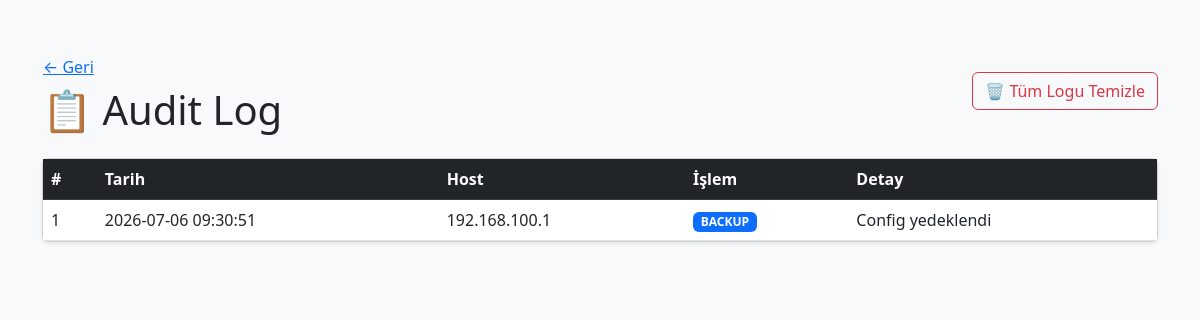
/audit (signed in), run on an earlier commit of the app's database.
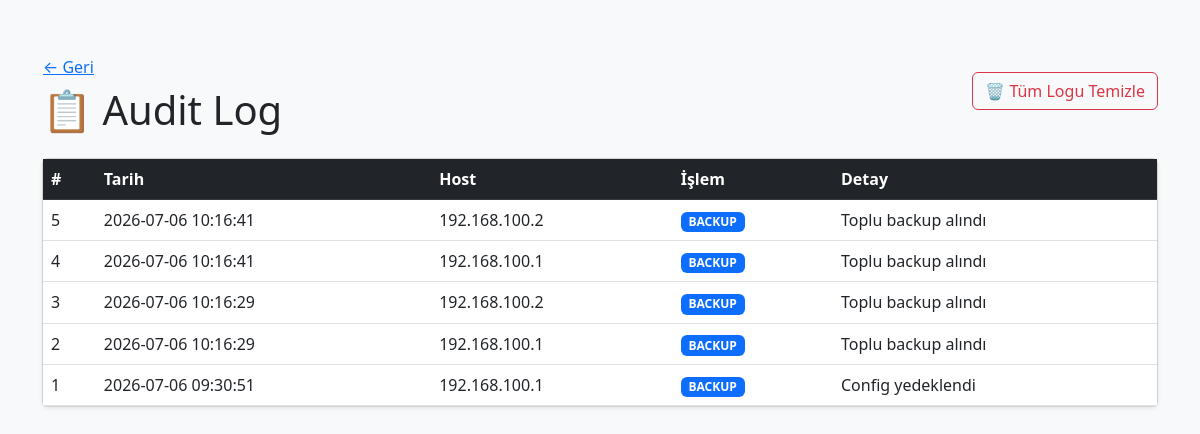
And on a later commit of the database.
### tables this page shows
CREATE TABLE audit_log (
        id INTEGER PRIMARY KEY AUTOINCREMENT,
        tarih TEXT,
        host TEXT,
        islem TEXT,
        detay TEXT,
        user_id INTEGER
    );

### app.py (the view)
@app.route('/audit')
@login_required
def audit():
    logs = log_listele(current_user.id)
    return render_template('audit.html', logs=logs)

### app.py (called while the page is built)
@login_manager.user_loader
def load_user(user_id):
    import sqlite3
    conn = sqlite3.connect("audit.db")
    c = conn.cursor()
    c.execute("SELECT * FROM users WHERE id = ?", (user_id,))
    user = c.fetchone()
    conn.close()
    if user:
        return User(user[0], user[1])
    return None

### database.py (called while the page is built)
def log_listele(user_id=None):
    conn = sqlite3.connect(DB_FILE)
    c = conn.cursor()
    if user_id:
        c.execute("SELECT * FROM audit_log WHERE user_id = ? ORDER BY id DESC", (user_id,))
    else:
        c.execute("SELECT * FROM audit_log ORDER BY id DESC")
    rows = c.fetchall()
    conn.close()
    return rows

### templates/audit.html (shortened to what this page needs)
<!DOCTYPE html>
<html lang="tr">
<head>
    <link href="https://cdn.jsdelivr.net/npm/bootstrap@5.3.0/dist/css/bootstrap.min.css" rel="stylesheet">
</head>
<body class="bg-light">
    <div class="container py-5">
        <div class="d-flex justify-content-between align-items-center mb-4">
            <div>
                <a href="/" class="btn btn-link ps-0">← Geri</a>
                <h1 class="mb-0">📋 Audit Log</h1>
            </div>
            {% if logs %}
            <button class="btn btn-outline-danger"
                onclick="temizleOnay()">🗑 Tüm Logu Temizle</button>
            {% endif %}
        </div>
        <div class="card shadow-sm">
            <div class="card-body p-0">
                <table class="table table-hover mb-0">
                    <thead class="table-dark">
                        <tr>
                            <th>#</th>
                            <th>Tarih</th>
                            <th>Host</th>
                            <th>İşlem</th>
                            <th>Detay</th>
                        </tr>
                    </thead>
                    <tbody>
                        {% for log in logs %}
                        <tr>
                            <td>{{ log[0] }}</td>
                            <td>{{ log[1] }}</td>
                            <td>{{ log[2] }}</td>
                            <td>
                                {% if log[3] == "BACKUP" %}
                                    <span class="badge bg-primary">{{ log[3] }}</span>
                                {% elif log[3] == "CONFIG DIFF" %}
                                    <span class="badge bg-warning text-dark">{{ log[3] }}</span>
                                {% else %}
                                    <span class="badge bg-secondary">{{ log[3] }}</span>
                                {% endif %}
                            </td>
                            <td>{{ log[4] }}</td>
                        </tr>
                        {% else %}
                        <tr><td colspan="5" class="text-center text-muted py-4">Henüz kayıt yok</td></tr>
                        {% endfor %}
                    </tbody>
                </table>
            </div>
        </div>
    </div>
</body>
</html>

What changed in the data, as far as the page shows it:
added audit_log: id "5", tarih "2026-07-06 10:16:41", host "192.168.100.2", islem "BACKUP", detay "Toplu backup alındı"
added audit_log: id "4", tarih "2026-07-06 10:16:41", host "192.168.100.1", islem "BACKUP", detay "Toplu backup alındı"
added audit_log: id "3", tarih "2026-07-06 10:16:29", host "192.168.100.2", islem "BACKUP", detay "Toplu backup alındı"
added audit_log: id "2", tarih "2026-07-06 10:16:29", host "192.168.100.1", islem "BACKUP", detay "Toplu backup alındı"
